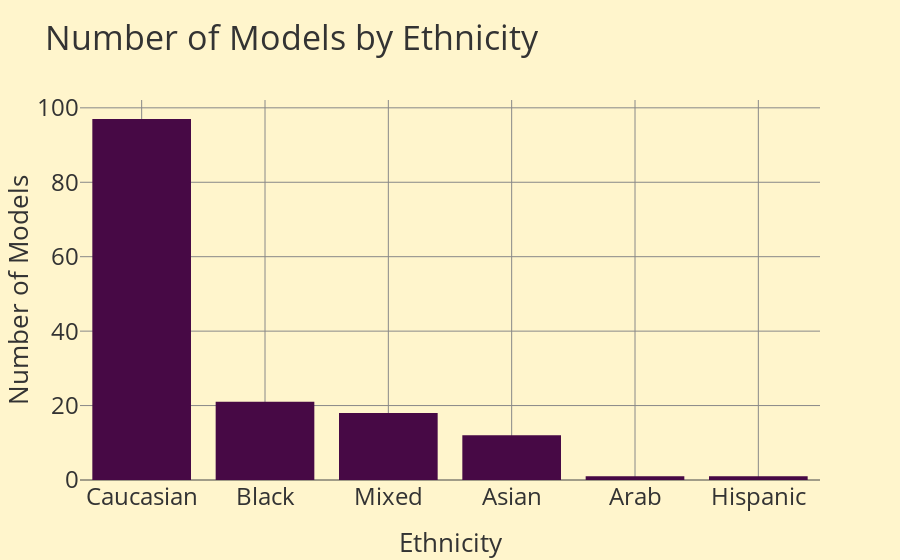
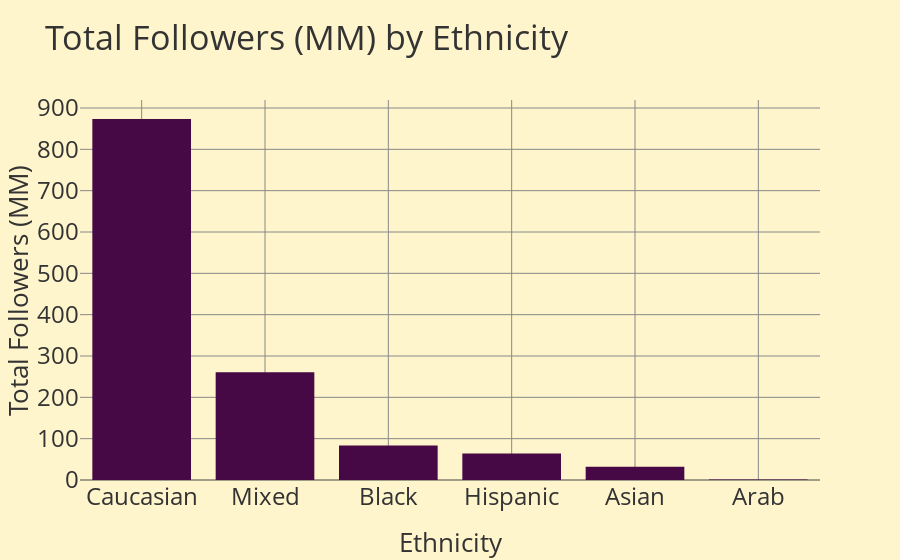

The code cell stored with these charts, in order, in its notebook:
### Code cell
plot_models_social_data(x_axis='ethnicity', y_axis='count')
plot_models_social_data(x_axis='ethnicity', y_axis='sum')

### Figure 1 — Plotly figure (JSON) as saved in the notebook; plotly's stock layout.template omitted (floating-point values rounded to 4 significant figures)
{"data": [{"type": "bar", "x": ["Caucasian", "Black", "Mixed", "Asian", "Arab", "Hispanic"], "y": [97, 21, 18, 12, 1, 1]}], "layout": {"title": {"text": "Number of Models by Ethnicity"}, "xaxis": {"title": {"text": "Ethnicity"}, "type": "category"}, "yaxis": {"title": {"text": "Number of Models"}}}}

### Figure 2 — Plotly figure (JSON) as saved in the notebook; plotly's stock layout.template omitted (floating-point values rounded to 4 significant figures)
{"data": [{"type": "bar", "x": ["Caucasian", "Mixed", "Black", "Hispanic", "Asian", "Arab"], "y": [873.4, 260.6, 83.5, 64.4, 32.1, 1.3]}], "layout": {"title": {"text": "Total Followers (MM) by Ethnicity"}, "xaxis": {"title": {"text": "Ethnicity"}, "type": "category"}, "yaxis": {"title": {"text": "Total Followers (MM)"}}}}
